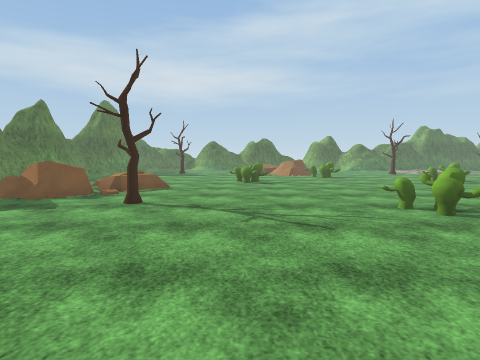
View 1 (above)

22 first-person views from a walk through a Unity game level. The camera is 1.3 m above the floor, tilts 4° down and sees 75° across. The floor is counted in squares, 1 m on a side. Each view is taken from the middle of a square. On the plan, view 1 faces up. The plan holds only what a view shows up to about 14 squares ahead; the rest is blank. The place goes on beyond the plan. The player character is not drawn. Surface patterns are stand-ins for the level's own textures.

View 2
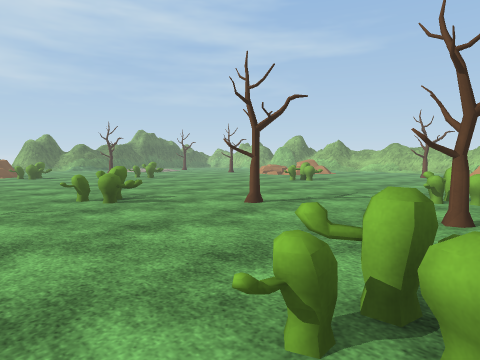

View 3
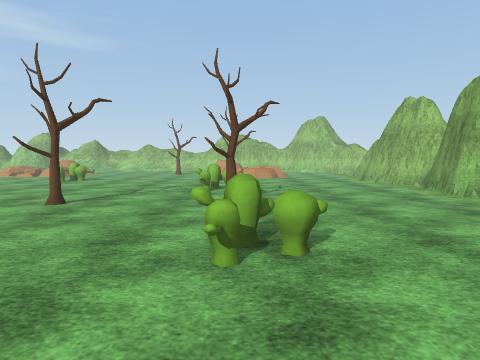

View 4
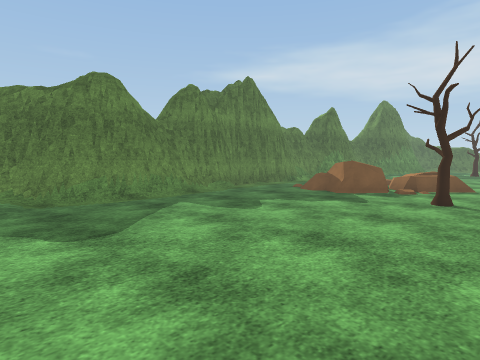

View 5
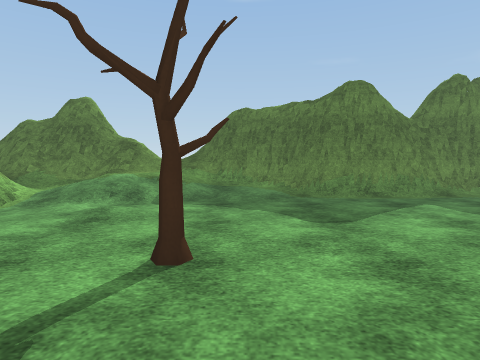

View 6
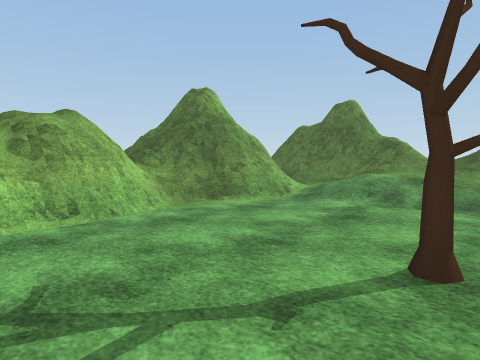

View 7
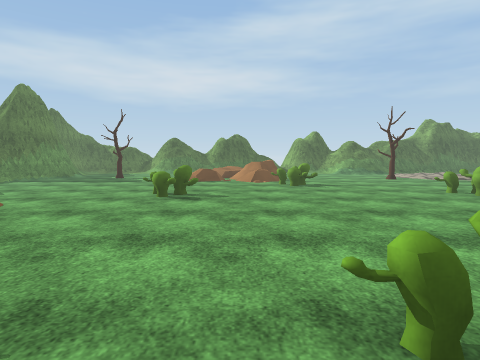

View 8
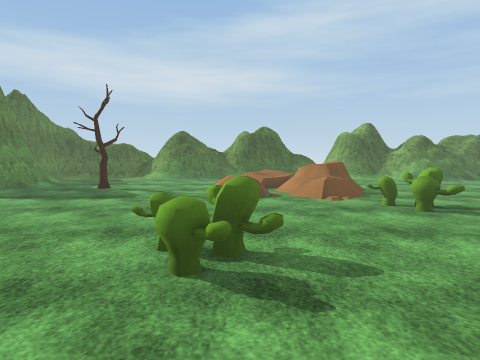

View 9
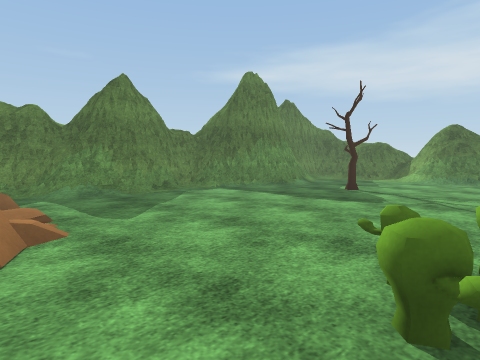

View 10
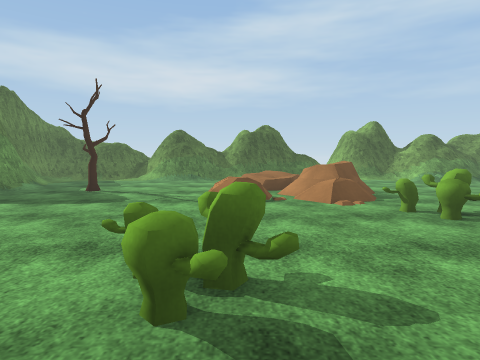

View 11
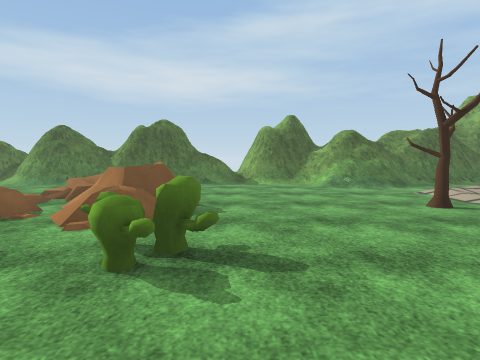

View 12
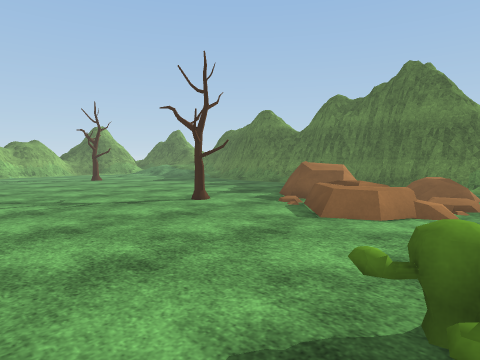

View 13
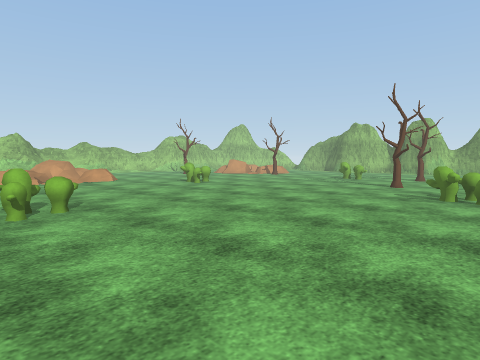

View 14
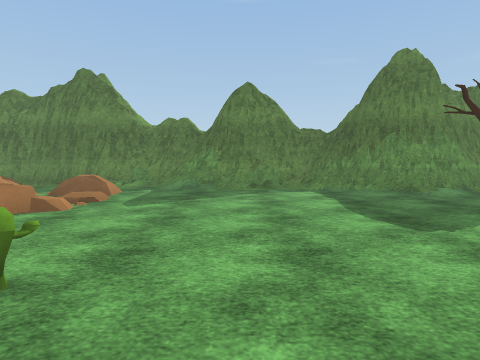

View 15
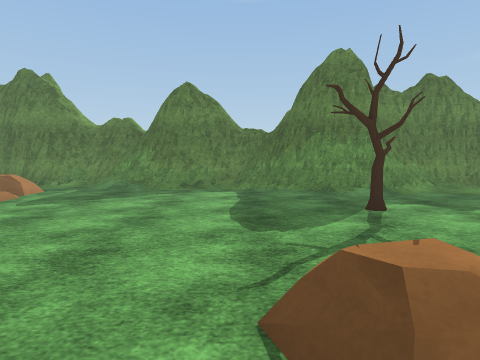

View 16
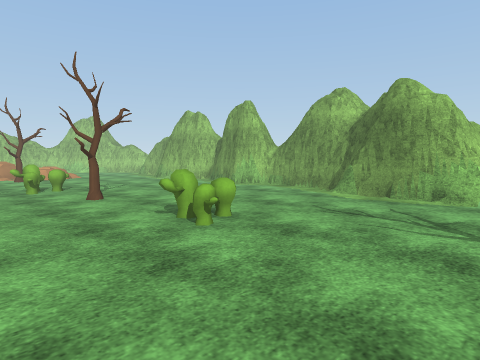

View 17
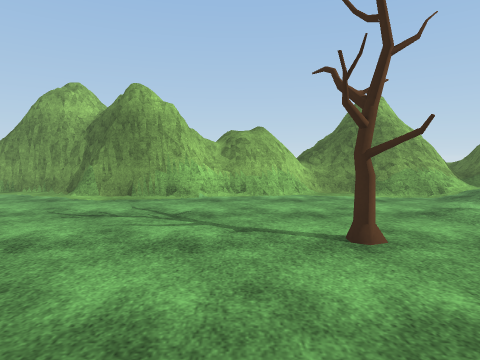

View 18
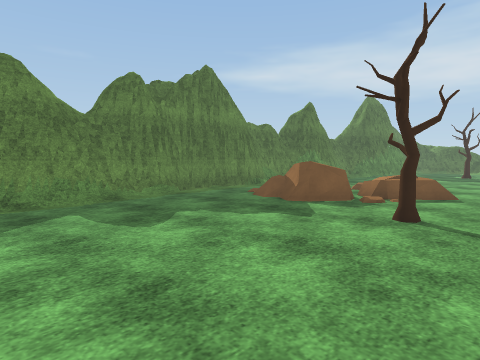

View 19
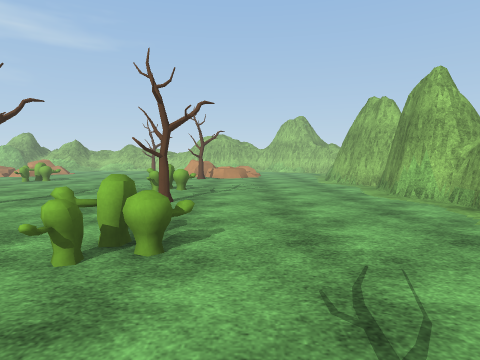

View 20
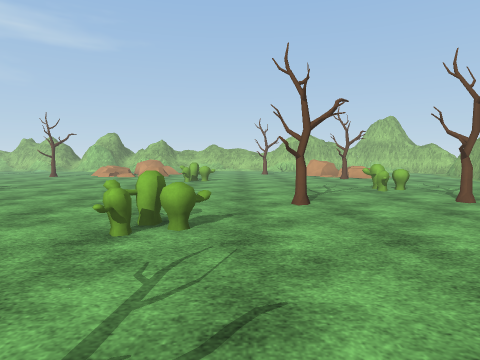

View 21
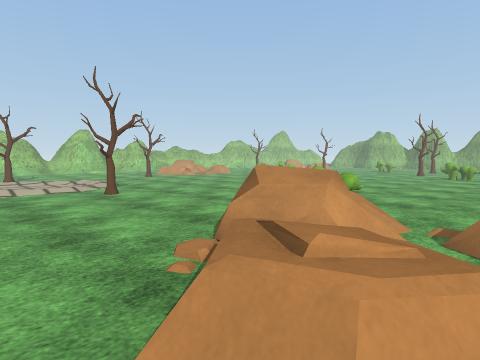

View 22
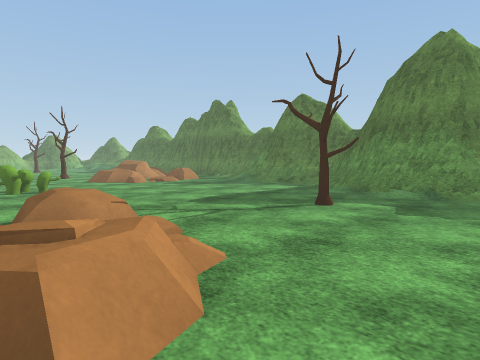

### Floor plan
Key: @ floor where view 1 was taken; # wall or solid block; x gap in a wall; . main floor; : floor 0.25 m higher than the main floor; + floor 0.5 m higher than the main floor; * floor 0.75 m higher than the main floor; / step, stairs or slope; = window, fence, low wall or low ledge; v drop or lower ground; T tree; C cactus; O other object.
Columns run from 12 left of view 1 to 13 right of it. Each row starts with its distance up from view 1.
 31  #=...   ..... .  ......OO
 30  ##/......................
 29   ##..........//..........
 28   ##/........//v..........
 27   ##/..T...././#==........
 26   ##/..T....//.===......T.
 25  ##=......../://=x......T.
 24  ##.........:*////........
 23  =........................
 22  #...............CC.......
 21 ##...............CCC.....
 20 ##................C.......
 19 ##........................
 18 ##..........CC.........CC.
 17 #O..........CC.........CC.
 16 =............C..........C.
 15 #..:+////.................
 14 #   +. //.................
 13 #  ..   /.................
 12 #...O===..................
 11 #...###=..................
 10 #...#==.T.................
  9 #........T................
  8 ##..............CC........
  7 #=...............CC.......
  6 #=........................
  5 ##.................T......
  4 ##..................T.....
  3 ##........................
  2 ##........................
  1 #=......................C.
  0 #:/.........@..C....T..CCC
 -1 #:/.....T......CC...T...C.
 -2 =/......T......CC.........
 -3 ///.......................
 -4 ////.:....................
 -5 ////......................
 -6 =///......................
 -7 #///......................
 -8 ##/=#=...===####=.........
 -9 #==####.#####  #####=#####
-10 #=#######         ####
-11 =

Positions as (right, up) in squares from view 1, and headings:
1: (0, 0), facing up
2: (1, -2), facing up-right
3: (-1, -1), facing right
4: (-1, -1), facing up-left
5: (0, -1), facing left
6: (0, -1), facing down-left
7: (3, 6), facing up
8: (1, 13), facing up
9: (1, 14), facing up-left
10: (1, 14), facing up
11: (7, 17), facing up
12: (3, 17), facing down-left
13: (3, 19), facing down-right
14: (3, 20), facing left
15: (3, 23), facing left
16: (-2, 3), facing down-right
17: (-2, 3), facing down
18: (-1, 2), facing up-left
19: (-1, -3), facing right
20: (-1, 6), facing right
21: (1, 30), facing down-right
22: (3, 31), facing down-left
